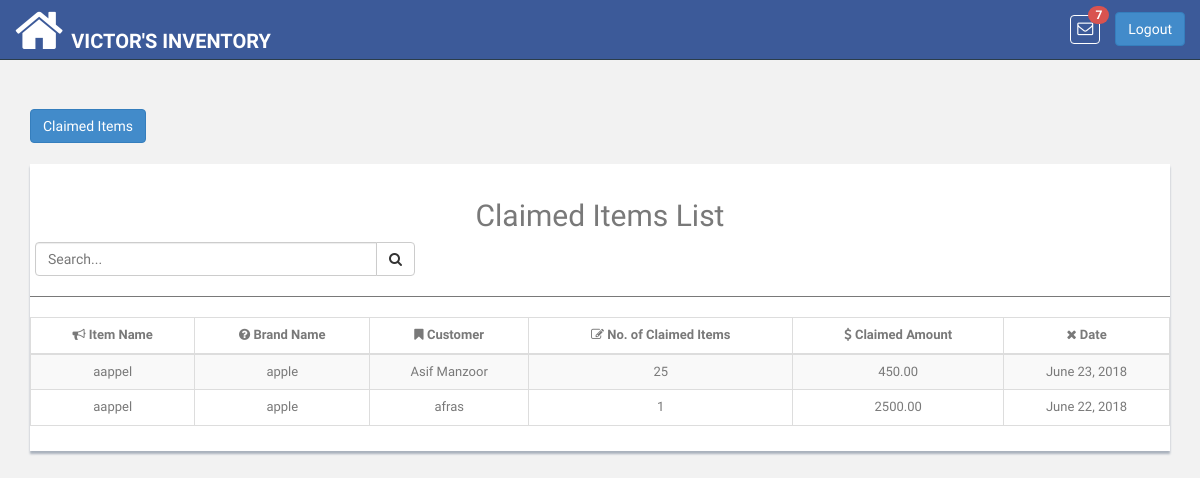
Page /product/items/claimed/list/ (signed in) on the committed database.
### pis_product/models.py (models this page shows, shortened)
class ClaimedProduct(DatedModel):
    product = models.ForeignKey(Product, related_name='claimed_product',on_delete=models.CASCADE)
    customer = models.ForeignKey(
        'pis_com.Customer', related_name='customer_claimed_items',
        null=True, blank=True,on_delete=models.CASCADE
    )
    claimed_items = models.IntegerField(
        default=1, verbose_name='No. of Claimed Items')
    claimed_amount = models.DecimalField(
        max_digits=65, decimal_places=2, default=0, blank=True, null=True)

class Product(models.Model):
    UNIT_TYPE_KG = 'Kilogram'
    UNIT_TYPE_GRAM = 'Gram'
    UNIT_TYPE_LITRE = 'Litre'
    UNIT_TYPE_QUANTITY = 'Quantity'
    UNIT_TYPES = (
        (UNIT_TYPE_KG, 'Kilogram'),
        (UNIT_TYPE_GRAM, 'Gram'),
        (UNIT_TYPE_LITRE, 'Litre'),
        (UNIT_TYPE_QUANTITY, 'Quantity'),
    )
    unit_type = models.CharField(
        choices=UNIT_TYPES, default=UNIT_TYPE_QUANTITY,
        blank=True, null=True, max_length=200
    )
    name = models.CharField(max_length=100, unique=True)
    brand_name = models.CharField(max_length=200, blank=True, null=True)
    retailer = models.ForeignKey(
        'pis_retailer.Retailer',
        related_name='retailer_product',on_delete=models.CASCADE
    )
    bar_code = models.CharField(max_length=13, unique=True, blank=True,
                                null=True)
    def product_available_items(self):
        try:
            obj_stock_in = self.stockin_product.aggregate(Sum('quantity'))
            stock_in = float(obj_stock_in.get('quantity__sum'))
        except:
            stock_in = 0
        try:
            obj_stock_out = self.stockout_product.aggregate(
                Sum('stock_out_quantity'))
            stock_out = float(obj_stock_out.get('stock_out_quantity__sum'))
        except:
            stock_out = 0
        return  stock_in - stock_out

### pis_com/models.py (models this page shows, shortened)
class Customer(models.Model):
    retailer = models.ForeignKey(
        'pis_retailer.Retailer',
        related_name='retailer_customer',
        on_delete=models.CASCADE
    )
    customer_name = models.CharField(max_length=200)
    customer_phone = models.CharField(max_length=20, blank=True, null=True)
    customer_type=models.CharField(max_length=200, default='customer', blank=True, null=True)
    address = models.TextField(max_length=500, blank=True,null=True)
    shop = models.CharField(max_length=200, blank=True, null=True)

### pis_product/views.py (the view)
class ClaimedItemsListView(TemplateView):
    template_name = 'products/claimed_product_list.html'
    def dispatch(self, request, *args, **kwargs):
        if not self.request.user.is_authenticated:
            return HttpResponseRedirect(reverse('login'))
        return super(
            ClaimedItemsListView, self).dispatch(request, *args, **kwargs)
    def get_context_data(self, **kwargs):
        context = super(
            ClaimedItemsListView, self).get_context_data(**kwargs)
        context.update({
            'claimed_items': ClaimedProduct.objects.all().order_by(
                '-created_at')
        })
        return context

### pis_com/templatetags/template_tags.py (called while the page is built)
@register.simple_tag
def product_notifications(retailer_id):
    return Product.objects.filter(retailer__id=retailer_id)

### templates/products/claimed_product_list.html (shortened to what this page needs)
{% extends 'base.html' %}
{% block content %}
<div class="col-md-12">
    <br>
    <a href="{% url 'product:claimed_items' %}"><button type="button" id="claimed-item" class="btn btn-primary" style="float: left" id="load" data-loading-text="<i class='fa fa-circle-o-notch fa-spin'></i>Processing">Claimed Items</button></a>
    <br><br><br>
    <div class="content-panel table-responsive">
        <table class="table table-striped table-advance table-hover table-bordered claimed-item-table">
            <h2 class="text-center">Claimed Items List</h2>
            <div class="input-group custom-search-form col-md-4" style="left: 5px">
                <input type="text" class="form-control search-claimed-item" placeholder="Search...">
                <span class="input-group-btn">
                        <button class="btn btn-default" type="button">
                            <i class="fa fa-search"></i>
                        </button>
                    </span>
            </div>
            <hr>
            <thead>
            <tr>
                <th class="text-center"><i class="fa fa-bullhorn"></i> Item Name</th>
                <th class="text-center"><i class="fa fa-question-circle"></i> Brand Name</th>
                <th class="text-center"><i class=" fa fa-bookmark"></i> Customer</th>
                <th class="text-center"><i class=" fa fa-edit"></i> No. of Claimed Items</th>
                <th class="text-center"><i class=" fa fa-dollar"></i> Claimed Amount</th>
                <th class="text-center"><i class=" fa fa-times"></i> Date</th>
            </tr>
            </thead>
            <tbody class="claimed-item-table-body text-center">
            {% for item in claimed_items %}
            <tr>
                <td>{{ item.product.name}}</td>
                <td class="#">{{ item.product.brand_name }}</td>
                <td>{{ item.customer.customer_name }}</td>
                <td>{{ item.claimed_items}}</td>
                <td>{{ item.claimed_amount }}</td>
                <td>{{ item.created_at|date }}</td>
            </tr>
            {% endfor %}
            </tbody>
        </table>
    </div>
</div>
{% endblock %}

### app_static/css/style.css (style rules this page uses)
body { color: #797979; background: #f2f2f2; font-family: 'Ruda', sans-serif; padding: 0px !important; margin: 0px !important; font-size:13px; }
a, a:hover, a:focus { text-decoration: none; outline: none; }
hr { margin-top: 20px; margin-bottom: 20px; border: 0; border-top: 1px solid #797979; }
.content-panel { background: #ffffff; box-shadow: 0px 3px 2px #aab2bd; padding-top: 15px; padding-bottom: 5px; }

### rows in the picture
ClaimedProduct: product.name "aappel", product.brand_name "apple", customer.customer_name "Asif Manzoor", claimed_items "25", claimed_amount "450.00", created_at "June 23, 2018"
ClaimedProduct: product.name "aappel", product.brand_name "apple", customer.customer_name "afras", claimed_items "1", claimed_amount "2500.00", created_at "June 22, 2018"
